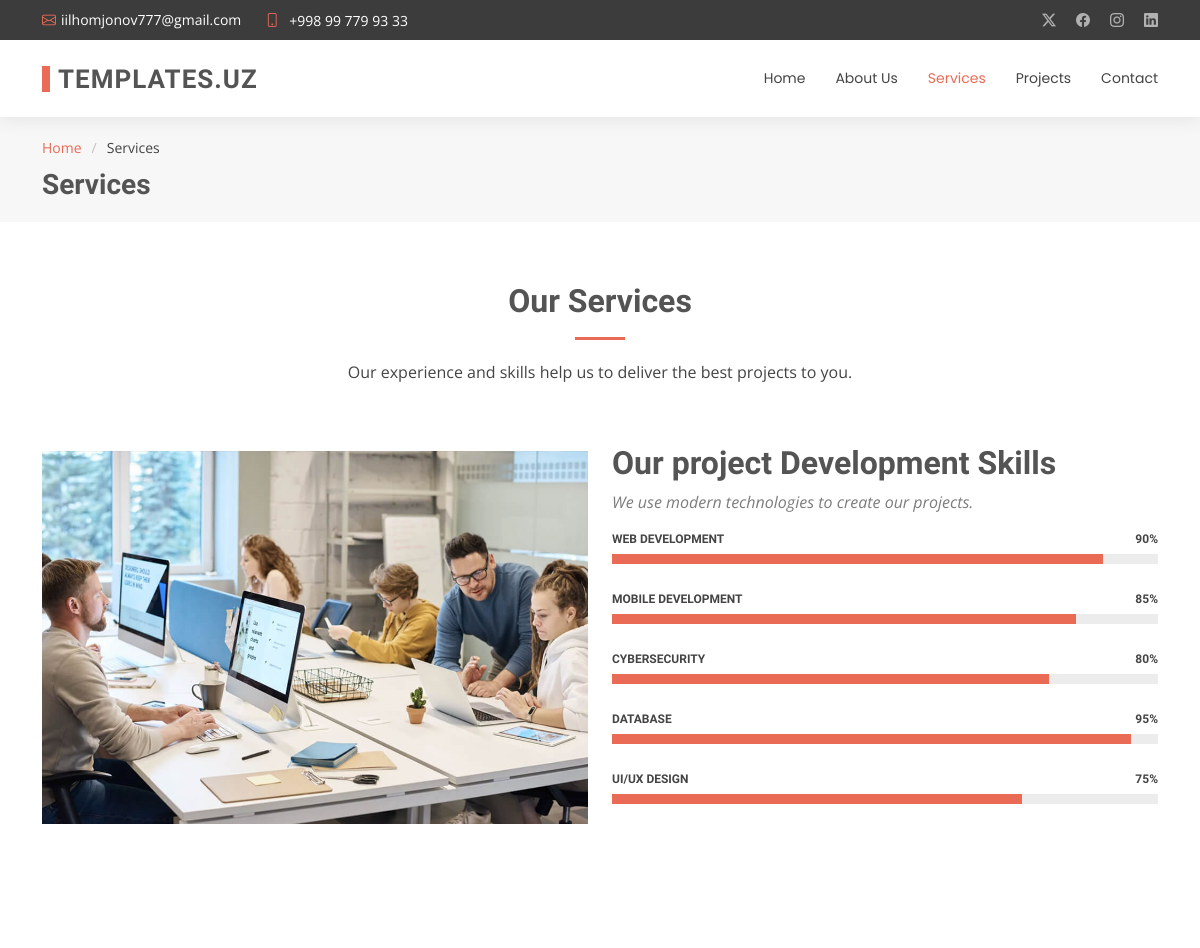
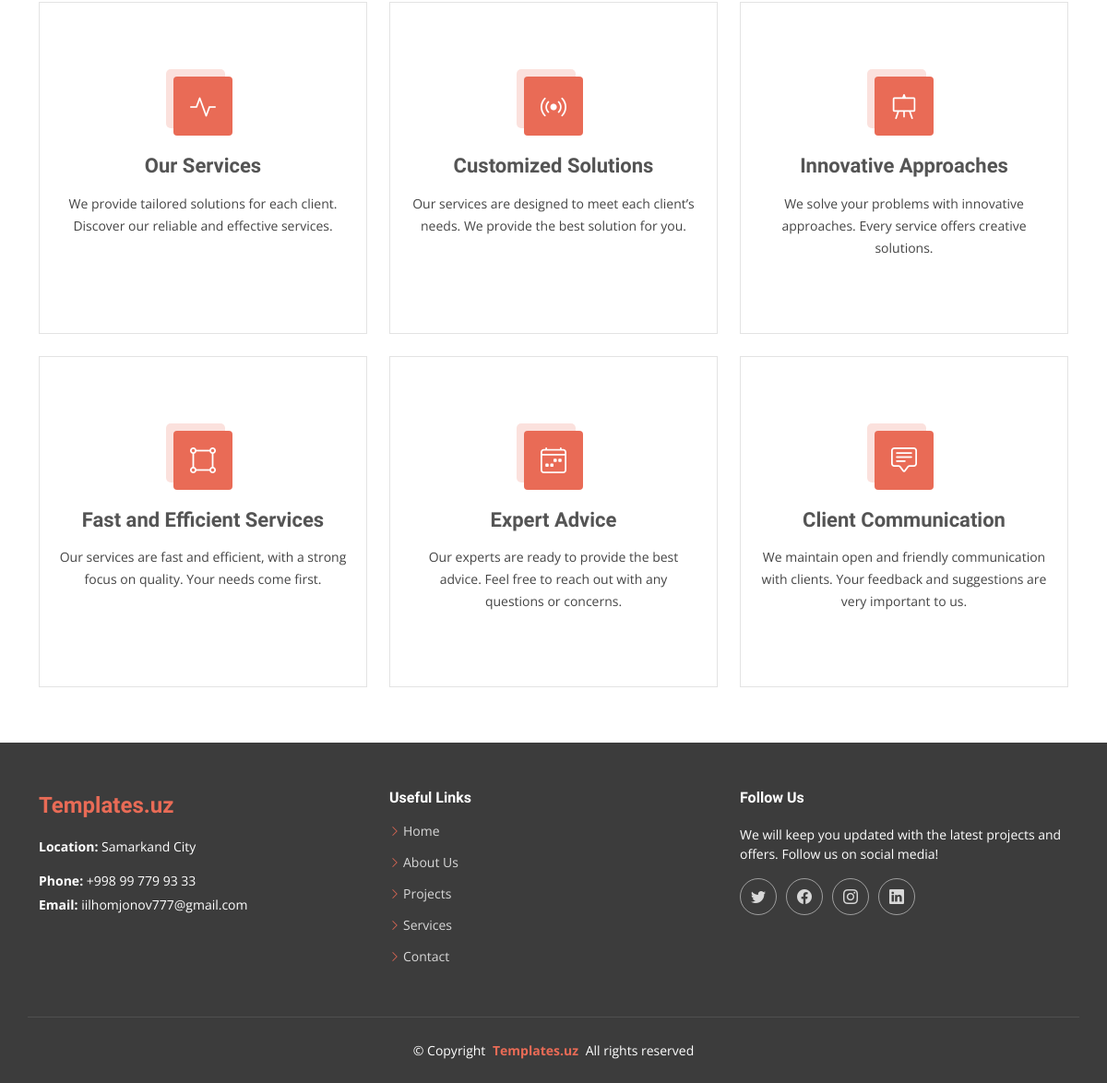
/services.php, run on the app's committed database (2 pictures, top to bottom).
### tables this page shows
CREATE TABLE contact_box (
    id INT AUTO_INCREMENT PRIMARY KEY,
    title VARCHAR(255),
    value VARCHAR(255),
    icon VARCHAR(255)
);

CREATE TABLE bioServices (
    id INT AUTO_INCREMENT PRIMARY KEY,
    h2 VARCHAR(255) NOT NULL,
    p1 TEXT NOT NULL,
    image VARCHAR(255),
    h3 TEXT NOT NULL,
    p2 TEXT NOT NULL
);

CREATE TABLE ourServices (
    id INT AUTO_INCREMENT PRIMARY KEY,
    service_name VARCHAR(255) NOT NULL,
    skill_level INT NOT NULL
);

CREATE TABLE services (
    id INT AUTO_INCREMENT PRIMARY KEY,
    title VARCHAR(255) NOT NULL,
    description TEXT NOT NULL,
    icon VARCHAR(50) NOT NULL
);

### config.php (called while the page is built, shortened)
<?php
class Database
{
    private $conn;
    public function __construct()
    {
        $this->conn = new mysqli(DB_SERVER, DB_USERNAME, DB_PASSWORD, DB_NAME);
    }
    public function executeQuery($sql, $params = [], $types = "")
    {
        $result = $this->conn->prepare($sql);
        if (!$result->execute()) {
            return "Execution error: " . $result->error;
        }
        return $result;
    }
    public function select($table, $columns = "*", $condition = "", $params = [], $types = "")
    {
        $sql = "SELECT $columns FROM $table" . ($condition ? " WHERE $condition" : "");
        $result = $this->executeQuery($sql, $params, $types);
        return $result->get_result()->fetch_all(MYSQLI_ASSOC);
    }
}

### services.php (the view, shortened to what this page needs)
<?php
include './config.php';
$query = new Database();
$services = $query->select('services', '*');
$bioservices = $query->select('bioServices', '*');
$ourservices = $query->select('ourServices', '*');
?>
<!DOCTYPE html>
<html lang="en">
<head>
  <link href="assets/vendor/bootstrap/css/bootstrap.min.css" rel="stylesheet">
  <link href="assets/vendor/bootstrap-icons/bootstrap-icons.css" rel="stylesheet">
  <link href="assets/vendor/aos/aos.css" rel="stylesheet">
  <link href="assets/vendor/swiper/swiper-bundle.min.css" rel="stylesheet">
  <link href="assets/vendor/glightbox/css/glightbox.min.css" rel="stylesheet">
  <link href="assets/css/main.css" rel="stylesheet">
</head>
<body class="services-page">
  <?php include 'includes/header.php'; ?>
  <main class="main">
    <div class="page-title" data-aos="fade">
      <div class="container">
        <nav class="breadcrumbs">
          <ol>
            <li><a href="./">Home</a></li>
            <li class="current">Services</li>
          </ol>
        </nav>
        <h1>Services</h1>
      </div>
    </div>
    <section id="skills" class="skills section">
      <div class="container section-title" data-aos="fade-up">
        <h2><?php echo $bioservices[0]['h2'] ?></h2>
        <p><?php echo $bioservices[0]['p1'] ?></p>
      </div>
      <div class="container" data-aos="fade-up" data-aos-delay="100">
        <div class="row">
          <div class="col-lg-6 d-flex align-items-center">
            <img src="assets/img/<?php echo $bioservices[0]['image'] ?>" class="img-fluid" alt="Our Products">
          </div>
          <div class="col-lg-6 pt-4 pt-lg-0 content">
            <h3><?php echo $bioservices[0]['h3'] ?></h3>
            <p class="fst-italic">
              <?php echo $bioservices[0]['p2'] ?>
            </p>
            <div class="skills-content skills-animation">
              <?php foreach ($ourservices as $service): ?>
                <div class="progress">
                  <span class="skill"><span><?php echo $service['service_name']; ?></span> <i
                      class="val"><?php echo $service['skill_level']; ?>%</i></span>
                  <div class="progress-bar-wrap">
                    <div class="progress-bar" role="progressbar" aria-valuenow="<?php echo $service['skill_level']; ?>"
                      aria-valuemin="0" aria-valuemax="100"></div>
                  </div>
                </div>
              <?php endforeach; ?>
            </div>
          </div>
        </div>
      </div>
    </section>
    <section id="services" class="services section">
      <div class="container">
        <div class="row gy-4">
          <?php foreach ($services as $service): ?>
            <div class="col-lg-4 col-md-6" data-aos="fade-up" data-aos-delay="<?= ($service['id'] - 1) * 100; ?>">
              <div class="service-item position-relative">
                <div class="icon">
                  <i class="<?= htmlspecialchars($service['icon']) ?>"></i>
                </div>
                <a href="#" class="stretched-link">
                  <h3><?= htmlspecialchars($service['title']) ?></h3>
                </a>
                <p><?= htmlspecialchars($service['description']) ?></p>
              </div>
            </div>
          <?php endforeach; ?>
        </div>
      </div>
    </section>
  </main>
  <?php include 'includes/footer.php'; ?>
</body>
</html>

### includes/header.php (shortened to what this page needs)
<?php $contact_boxData = $query->select('contact_box'); ?>
<?php $contactData = $query->select('contact'); ?>
<header id="header" class="header sticky-top">
    <div class="topbar d-flex align-items-center dark-background">
        <div class="container d-flex justify-content-center justify-content-md-between">
            <div class="contact-info d-flex align-items-center">
                <i class="bi bi-envelope d-flex align-items-center">
                    <a href="mailto:<?php echo  $contact_boxData[2]['value']; ?>">
                        <?php echo  $contact_boxData[2]['value']; ?>
                    </a>
                </i>
                <i class="bi bi-phone d-flex align-items-center ms-4">
                    <span>
                        <a href="tel:<?php echo trim($contact_boxData[2]['value']); ?>">
                            <?php echo $contact_boxData[1]['value']; ?>
                        </a>
                    </span>
                </i>
            </div>
            <div class="social-links d-none d-md-flex align-items-center">
                <a href="https://twitter.com/<?php echo  $contactData[0]['twitter']; ?>" class="twitter"><i class="bi bi-twitter-x"></i></a>
                <a href="https://facebook.com/<?php echo  $contactData[0]['facebook']; ?>" class="facebook"><i class="bi bi-facebook"></i></a>
                <a href="https://instagram.com/<?php echo  $contactData[0]['instagram']; ?>" class="instagram"><i class="bi bi-instagram"></i></a>
                <a href="https://linkedin.com/in/<?php echo  $contactData[0]['linkedin']; ?>" class="linkedin"><i class="bi bi-linkedin"></i></a>
            </div>
        </div>
    </div>
    <div class="branding">
        <div class="container position-relative d-flex align-items-center justify-content-between">
            <a href="./" class="logo d-flex align-items-center">
                <h1 class="sitename">Templates.uz<br></h1>
            </a>
            <?php $current_page = basename($_SERVER['PHP_SELF']); ?>
            <nav id="navmenu" class="navmenu">
                <ul>
                    <li><a href="./" class="<?= ($current_page == 'index.php') ? 'active' : ''; ?>">Home</a></li>
                    <li><a href="about.php" class="<?= ($current_page == 'about.php') ? 'active' : ''; ?>">About Us</a></li>
                    <li><a href="services.php" class="<?= ($current_page == 'services.php') ? 'active' : ''; ?>">Services</a></li>
                    <li><a href="projects.php" class="<?= ($current_page == 'projects.php') ? 'active' : ''; ?>">Projects</a></li>
                    <li><a href="contact.php" class="<?= ($current_page == 'contact.php') ? 'active' : ''; ?>">Contact</a></li>
                </ul>
            </nav>
        </div>
    </div>
</header>

### includes/footer.php (shortened to what this page needs)
<footer id="footer" class="footer position-relative dark-background">
    <div class="container footer-top">
        <div class="row gy-4">
            <div class="col-lg-4 col-md-6 col-sm-12 footer-about mb-4">
                <a href="./" class="d-flex align-items-center">
                    <span class="sitename">Templates.uz</span>
                </a>
                <div class="footer-contact pt-3">
                    <p><strong>Location:</strong> <?php echo  $contact_boxData[0]['value']; ?></p>
                    <p class="mt-3"><strong>Phone:</strong> <span onclick="window.location.href='tel:<?php echo trim($contact_boxData[2]['value']); ?>'"><?php echo $contact_boxData[1]['value']; ?></span></p>
                    <p><strong>Email:</strong> <span onclick="window.location.href='mailto:<?php echo $contact_boxData[2]['value']; ?>'"><?php echo  $contact_boxData[2]['value']; ?></span></p>
                </div>
            </div>
            <div class="col-lg-4 col-md-6 col-sm-12 footer-links mb-4">
                <h4>Useful Links</h4>
                <ul>
                    <li><i class="bi bi-chevron-right"></i> <a href="./">Home</a></li>
                    <li><i class="bi bi-chevron-right"></i> <a href="about.php">About Us</a></li>
                    <li><i class="bi bi-chevron-right"></i> <a href="projects.php">Projects</a></li>
                    <li><i class="bi bi-chevron-right"></i> <a href="services.php">Services</a></li>
                    <li><i class="bi bi-chevron-right"></i> <a href="contact.php">Contact</a></li>
                </ul>
            </div>
            <div class="col-lg-4 col-md-12 footer-follow mb-4">
                <h4>Follow Us</h4>
                <p>We will keep you updated with the latest projects and offers. Follow us on social media!</p>
                <div class="social-links d-flex">
                    <a href="https://twitter.com/<?php echo  $contactData[0]['twitter']; ?>" target="_blank"><i class="bi bi-twitter"></i></a>
                    <a href="https://facebook.com/<?php echo  $contactData[0]['facebook']; ?>" target="_blank"><i class="bi bi-facebook"></i></a>
                    <a href="https://instagram.com/<?php echo  $contactData[0]['instagram']; ?>" target="_blank"><i class="bi bi-instagram"></i></a>
                    <a href="https://linkedin.com/in/<?php echo  $contactData[0]['linkedin']; ?>" target="_blank"><i class="bi bi-linkedin"></i></a>
                </div>
            </div>
        </div>
    </div>
    <div class="container copyright text-center mt-4">
        <p>© <span>Copyright</span> <strong class="px-1 sitename"><a href="https://templates.uz/">Templates.uz</a> </strong> <span>All rights reserved</span></p>
    </div>
</footer>

### includes/footer.php (style rules this page uses)
footer .sitename { color: var(--accent-color); }

### data on the page
contact_box: value "iilhomjonov777@gmail.com"
contact_box: value "+998 99 779 93 33"
bioservices: h2 "Our Services", p1 "Our experience and skills help us to deliver the best projects to you.", image (picture), h3 "Our project Development Skills", p2 "We use modern technologies to create our projects."
ourservices: service_name "WEB DEVELOPMENT", skill_level "90"
ourservices: service_name "MOBILE DEVELOPMENT", skill_level "85"
ourservices: service_name "CYBERSECURITY", skill_level "80"
ourservices: service_name "DATABASE", skill_level "95"
ourservices: service_name "UI/UX DESIGN", skill_level "75"
services: title "Our Services", description "We provide tailored solutions for each client. Discover our reliable and effective services."
services: title "Customized Solutions", description "Our services are designed to meet each client’s needs. We provide the best solution for you."
services: title "Innovative Approaches", description "We solve your problems with innovative approaches. Every service offers creative solutions."
services: title "Fast and Efficient Services", description "Our services are fast and efficient, with a strong focus on quality. Your needs come first."
services: title "Expert Advice", description "Our experts are ready to provide the best advice. Feel free to reach out with any questions or concerns."
services: title "Client Communication", description "We maintain open and friendly communication with clients. Your feedback and suggestions are very important to us."
contact_box: value "Samarkand City"
